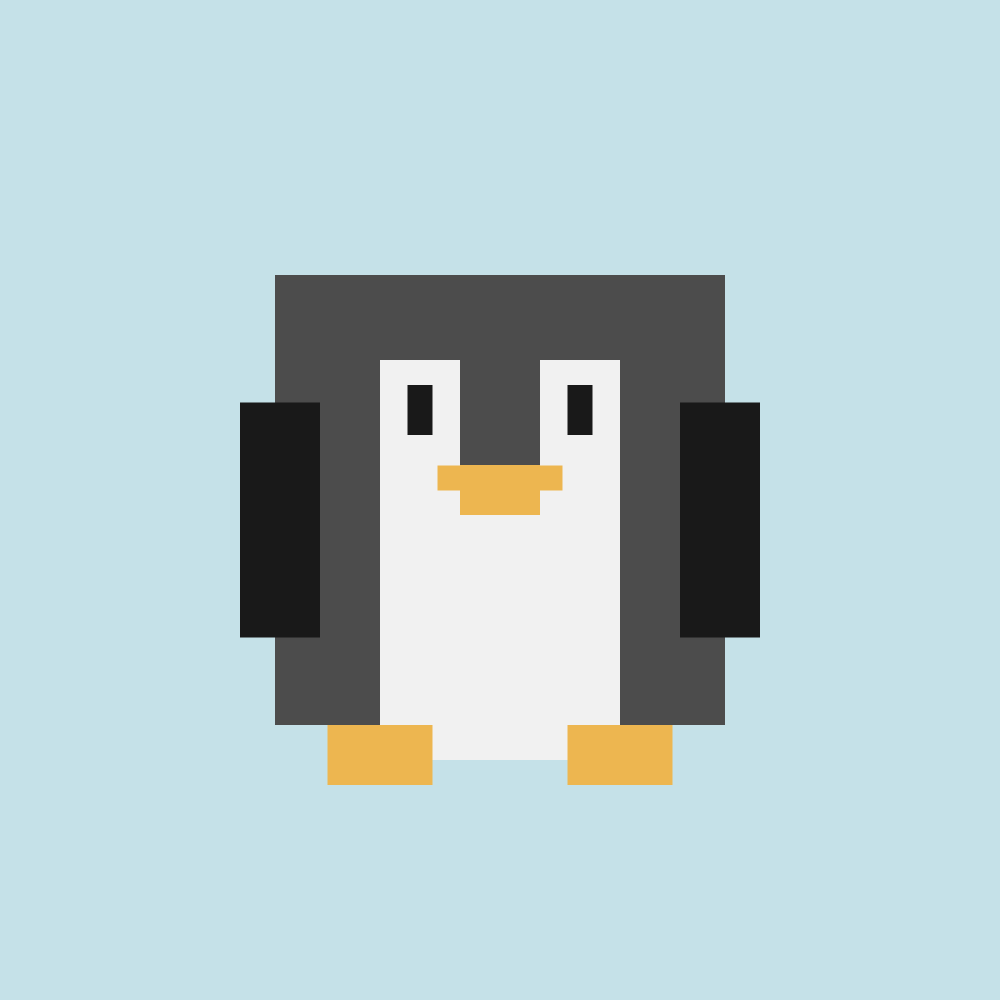
Frame 1 (no input)
Frame 60 (the mouse pressed at the canvas centre just before this capture): identical to frame 1, image omitted
Frame 120 (the mouse held since frame 60 and released just before this capture): identical to frame 1, image omitted

The Processing sketch that drew this single still picture (run headless with seeded random() and noise(); from frame 60 on, the mouse is pressed at the canvas centre):

// Processing sketch: sketch_05_01_penguin_class
// ── sketch_05_01_penguin_class.pde
Penguin PenguinOne; // declare penguins

color blue = #c5e1e8;

void setup() {
  size(1000, 1000);
  PenguinOne = new Penguin (500, 500, color(#4c4c4c), color(#f1f1f1), color(#191919), color(#edb650), color(#c5e1e8), 450, 240, 400, 80, 180, 80, 235, 105, 60, 25);
}

void draw() {
  background(blue);
  PenguinOne.display();
}

// ── Penguin.pde
class Penguin {
  float darkbody;
  float whitebodyW;
  float whitebodyH;
  float foreheadW;
  float foreheadH;
  float wingW;
  float wingH;
  float footW;
  float footH;
  float square;
  color grey;
  color white;
  color black;
  color yellow;
  color blue;
  float x;
  float y;


  Penguin(float tempX, float tempY, color tempgrey, color tempwhite, color tempblack, color tempyellow, color tempblue, float tempdarkbody, float tempwhitebodyW, float tempwhitebodyH, float tempforeheadW, float tempforeheadH, float tempwingW, float tempwingH, float tempfootW, float tempfootH, float tempsquare) {
    x = tempX;
    y = tempY;
    darkbody = tempdarkbody;
    whitebodyW = tempwhitebodyW;
    whitebodyH = tempwhitebodyH;
    foreheadW = tempforeheadW;
    foreheadH = tempforeheadH;
    wingW = tempwingW;
    wingH = tempwingH;
    footW = tempfootW;
    footH = tempfootH;
    square = tempsquare;
    grey = tempgrey;
    white = tempwhite;
    black = tempblack;
    yellow = tempyellow;
    blue = tempblue;
  }

  void display() {
    push();
    rectMode(CENTER);
    noStroke();

    fill(grey);
    rect(x, y, darkbody, darkbody);

    fill(white);
    rect(x, y+60, whitebodyW, whitebodyH);

    fill(grey);
    rect(x, y-120, foreheadW, foreheadH);

    fill(yellow);
    rect(x, y-10, foreheadW, square*2);
    rect(x-50, y-22, square, square);
    rect(x+50, y-22, square, square);

    fill(black);
    rect(x-80, y-90, square, square*2);
    rect(x+80, y-90, square, square*2);

    fill(black);
    rect(x-220, y+20, wingW, wingH);
    rect(x+220, y+20, wingW, wingH);

    fill(yellow);
    rect(x-120, y+255, footW, footH);
    rect(x+120, y+255, footW, footH);
    
    pop();
  }
}
